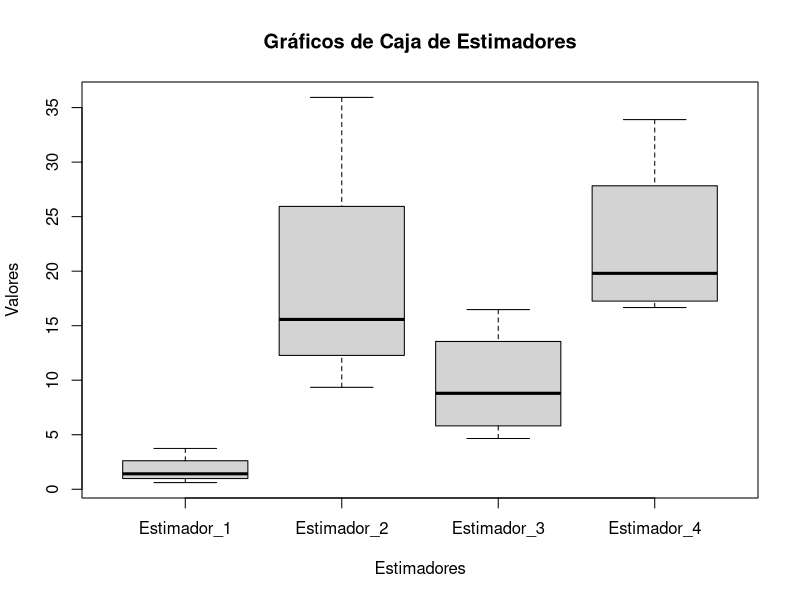

The R script that drew this image:
## ---- chunk 1
knitr::opts_chunk$set(echo = TRUE)
## ---- chunk 2
# Paso 1: Generar muestras de diferentes tamaños (n = 20, 50, 100, 1000)
n_values <- c(20, 50, 100, 1000)

## ---- chunk 3
# Paso 2: Definir el valor del parámetro desconocido
parametro <- 8

# Crear una función para calcular los estimadores
calcular_estimadores <- function(n, parametro) {
  # Paso 1: Generar una muestra aleatoria de tamaño n
  muestra <- rexp(n, rate = 1/parametro)
  
  # Paso 3: Calcular los estimadores θ1, θ2, θ3 y θ4
  estimador1 <- sum(muestra[1:4]) / sum(muestra[5:8])
  estimador2 <- sum(muestra[1:4] * c(1, 2, 3, 4)) / 5
  estimador3 <- sum(muestra[1:4]) / 4
  estimador4 <- (min(muestra) + max(muestra)) / 2
  
  # Paso 2: Calcular el sesgo, la eficiencia y la consistencia de los estimadores
  sesgo1 <- mean(estimador1) - parametro
  sesgo2 <- mean(estimador2) - parametro
  sesgo3 <- mean(estimador3) - parametro
  sesgo4 <- mean(estimador4) - parametro
  
  var1 <- var(estimador1)
  var2 <- var(estimador2)
  var3 <- var(estimador3)
  var4 <- var(estimador4)
  
  # Paso 2: Calcular el sesgo, la eficiencia y la consistencia de los estimadores
  eficiencia1 <- var1
  eficiencia2 <- var2
  eficiencia3 <- var3
  eficiencia4 <- var4
  
  consistencia1 <- mean((estimador1 - parametro)^2)
  consistencia2 <- mean((estimador2 - parametro)^2)
  consistencia3 <- mean((estimador3 - parametro)^2)
  consistencia4 <- mean((estimador4 - parametro)^2)
  
  # Paso 2: Crear un data frame con los resultados
  resultados <- data.frame(
    Tamaño_Muestra = n,
    Estimador_1 = estimador1,
    Estimador_2 = estimador2,
    Estimador_3 = estimador3,
    Estimador_4 = estimador4,
    Sesgo_1 = sesgo1,
    Sesgo_2 = sesgo2,
    Sesgo_3 = sesgo3,
    Sesgo_4 = sesgo4,
    Eficiencia_1 = eficiencia1,
    Eficiencia_2 = eficiencia2,
    Eficiencia_3 = eficiencia3,
    Eficiencia_4 = eficiencia4,
    Consistencia_1 = consistencia1,
    Consistencia_2 = consistencia2,
    Consistencia_3 = consistencia3,
    Consistencia_4 = consistencia4
  )
  
  return(resultados)
}

# Paso 1: Generar resultados para diferentes tamaños de muestra
resultados_n20 <- calcular_estimadores(20, parametro)
resultados_n50 <- calcular_estimadores(50, parametro)
resultados_n100 <- calcular_estimadores(100, parametro)
resultados_n1000 <- calcular_estimadores(1000, parametro)

# Paso 4: Crear un data frame con todos los resultados
todos_los_resultados <- rbind(resultados_n20, resultados_n50, resultados_n100, resultados_n1000)

# Paso 4: Mostrar los resultados y generar gráficos de caja
print(todos_los_resultados)

# Paso 4: Generar gráficos de caja
boxplot(todos_los_resultados[, c("Estimador_1", "Estimador_2", "Estimador_3", "Estimador_4")],
        main = "Gráficos de Caja de Estimadores",
        xlab = "Estimadores",
        ylab = "Valores")

# Observación: Para evaluar las propiedades de los estimadores, revisa los valores de sesgo, eficiencia y consistencia en los resultados.
